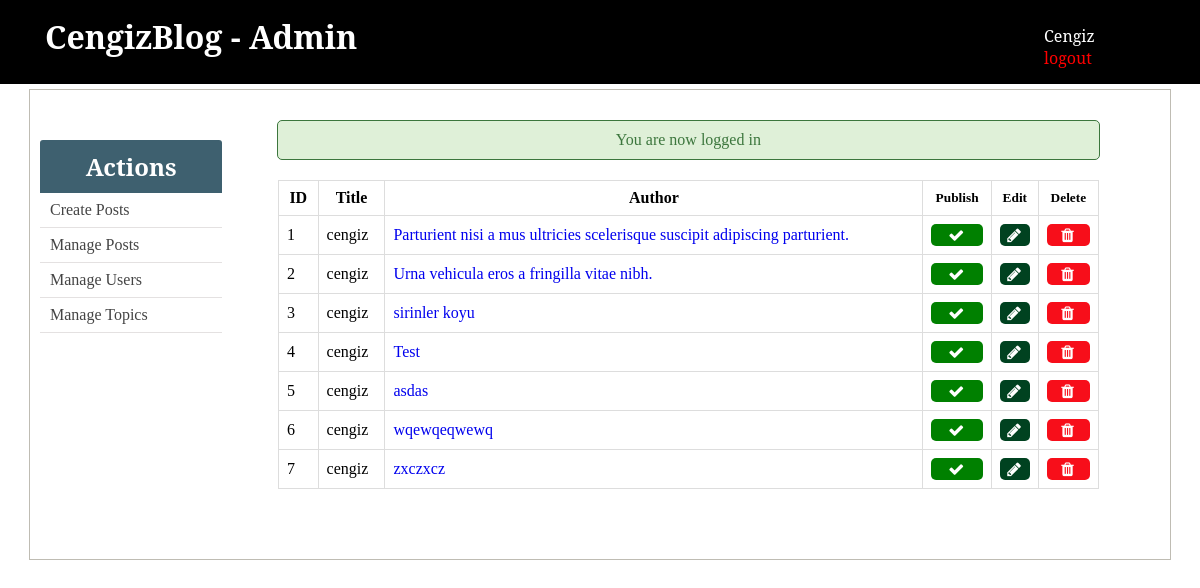
Screenshot of /admin/posts.php (signed in) with the database file from the repository.
### tables this page shows
CREATE TABLE `contents` (
  `id` int(11) NOT NULL,
  `user_id` int(11) DEFAULT NULL,
  `title` varchar(255) NOT NULL,
  `slug` varchar(255) NOT NULL,
  `image` varchar(255) NOT NULL,
  `body` text NOT NULL,
  `published` tinyint(1) NOT NULL,
  `created_at` timestamp NOT NULL DEFAULT current_timestamp() ON UPDATE current_timestamp()
);

### admin/apps/post_functions.php (called while the page is built, shortened)
<?php
function getAllPosts(){
        global $conn;
        if ($_SESSION['user']['admin'] == "Admin") {
                $sql = "SELECT * FROM contents";
        } elseif ($_SESSION['user']['admin'] == "User") {
                $user_id = $_SESSION['user']['id'];
                $sql = "SELECT * FROM contents WHERE user_id=$user_id";
        }
        $result = mysqli_query($conn, $sql);
        $posts = mysqli_fetch_all($result, MYSQLI_ASSOC);
        $final_posts = array();
        foreach ($posts as $post) {
                $post['author'] = getPostAuthorById($post['user_id']);
                array_push($final_posts, $post);
        }
        return $final_posts;
}
function getPostAuthorById($user_id)
{
        global $conn;
        $sql = "SELECT username FROM users WHERE id=$user_id";
        $result = mysqli_query($conn, $sql);
        if ($result) {
                return mysqli_fetch_assoc($result)['username'];
        }
        else {
                return null;
        }
}
?>

### admin/posts.php (the view, shortened to what this page needs)
<?php
include('../config.php');
include(ROOT_PATH . '/admin/apps/post_functions.php');
include(ROOT_PATH . '/admin/includes/head_part.php');
$posts = getAllPosts();
?>
</head>
<body>
        <?php include(ROOT_PATH . '/admin/includes/navbar.php') ?>
        <div class="container content">
                <?php include(ROOT_PATH . '/admin/includes/menu.php') ?>
                <div class="table-div"  style="width: 80%;">
                        <?php include(ROOT_PATH . '/includes/messages.php') ?>
                        <?php if (empty($posts)): ?>
                                <h1 style="text-align: center; margin-top: 20px;">No posts in the database.</h1>
                        <?php else: ?>
                                <table class="table">
                                                <thead>
                                                <th>ID</th>
                                                <th>Title</th>
                                                <th>Author</th>
                                                <?php if ($_SESSION['user']['admin'] == "Admin"): ?>
                                                        <th><small>Publish</small></th>
                                                <?php endif ?>
                                                <th><small>Edit</small></th>
                                                <th><small>Delete</small></th>
                                        </thead>
                                        <tbody>
                                        <?php foreach ($posts as $key => $post): ?>
                                                <tr>
                                                        <td><?php echo $key + 1; ?></td>
                                                        <td><?php echo $post['author']; ?></td>
                                                        <td>
                                                                <a   target="_blank"
                                                                href="<?php  echo BASE_URL . 'single_post.php?post-slug=' . $post['slug'] ?>">
                                                                        <?php echo $post['title']; ?>
                                                                </a>
                                                        </td>
                                                        <?php if ($_SESSION['user']['admin'] == "Admin" ): ?>
                                                                <td>
                                                                <?php if ($post['published'] == true): ?>
                                                                        <a class="fa fa-check btn unpublish"
                                                                                href="posts.php?unpublish=<?php echo $post['id'] ?>">
                                                                        </a>
                                                                <?php else: ?>
                                                                        <a class="fa fa-times btn publish"
                                                                                href="posts.php?publish=<?php echo $post['id'] ?>">
                                                                        </a>
                                                                <?php endif ?>
                                                                </td>
                                                        <?php endif ?>
                                                        <td>
                                                                <a class="fa fa-pencil btn edit"
                                                                        href="create_post.php?edit-post=<?php echo $post['id'] ?>">
                                                                </a>
                                                        </td>
                                                        <td>
                                                                <a  class="fa fa-trash btn delete"
                                                                        href="create_post.php?delete-post=<?php echo $post['id'] ?>">
                                                                </a>
                                                        </td>
                                                </tr>
                                        <?php endforeach ?>
                                        </tbody>
                                </table>
                        <?php endif ?>
                </div>
        </div>
</body>
</html>

### admin/includes/head_part.php (shortened to what this page needs)
<html>
<head>
<link rel="stylesheet" href="https://cdnjs.cloudflare.com/ajax/libs/font-awesome/4.7.0/css/font-awesome.min.css" />
<link rel="stylesheet" href="../css/dashboard.css">
</head>
</html>

### admin/includes/navbar.php
<div class="header">
        <div class="logo">
                <a href="<?php echo BASE_URL .'/admin/dashboard.php' ?>">
                        <h1>CengizBlog - Admin</h1>
                </a>
        </div>
        <div class="user-info">
                <span>Cengiz</span> &nbsp; &nbsp; <a href="<?php echo BASE_URL . '/logout.php'; ?>" class="logout-btn">logout</a>
        </div>
</div>

### admin/includes/menu.php
<div class="menu">
        <div class="card">
                <div class="card-header">
                        <h2>Actions</h2>
                </div>
                <div class="card-content">
                        <a href="<?php echo BASE_URL . '/admin/create_post.php' ?>">Create Posts</a>
                        <a href="<?php echo BASE_URL . '/admin/posts.php' ?>">Manage Posts</a>
                        <a href="<?php echo BASE_URL . '/admin/users.php' ?>">Manage Users</a>
                        <a href="<?php echo BASE_URL . '/admin/topics.php' ?>">Manage Topics</a>
                </div>
        </div>
</div>

### includes/messages.php (shortened to what this page needs)
<?php if (isset($_SESSION['message'])) : ?>
      <div class="message" >
        <p>
          <?php
                echo $_SESSION['message'];
          ?>
        </p>
      </div>
<?php endif ?>

### css/dashboard.css (style rules this page uses)
* { margin: 0px; padding: 0px; }
a { text-decoration: none; }
h1, h2, h3, h4, h5, h6 { font-family: 'Noto Serif', serif; }
table { border-collapse: collapse; width: 70%; margin: 20px auto; }
th, td { padding: 8px; text-align: left; border: 1px solid #ddd; }
th { text-align: center; }
.btn { color: white; background: #4E6166; text-align: center; border: none; border-radius: 5px; display: block; letter-spacing: .1em; padding: 13px 20px; text-decoration: none; }
.header { padding: 15px 45px; font-family: 'Noto Serif', serif; color: white; background: black; }
.header .logo { width: 50%; float: left; }
.header .logo h1 { color: white; }
.header .user-info { width: 10%; margin-top: 10px; float: right; }
.header .logout-btn { color: red; text-decoration: none; }
.header:after { content: ""; display: block; clear: both; }
.container { width: 95%; margin: 5px auto 50px; border: 1px solid #BFBCB3; padding: 10px 0px 50px; }
.container:after { content: ""; display: block; clear: both; }
.container.content .menu { width: 16%; float: left; padding: 40px 10px; }
.container.content .menu .card .card-header { padding: 10px; text-align: center; border-radius: 3px 3px 0px 0px; background: #3E606F; }
.container.content .menu .card .card-header h2 { color: white; }
.container.content .menu .card .card-content a { display: block; box-sizing: border-box; padding: 8px 10px; border-bottom: 1px solid #e4e1e1; color: #444; }
.table-div { float: left; width: 47%; }
.table-div .message { width: 90%; margin-top: 20px; }
.table-div table { width: 90%; }
.table-div a.fa { color: white; padding: 3px; }
.table-div .edit { background: #004220; }
.table-div .delete { background: #F70E1A; }
.table-div .unpublish { background: green; }
.message { width: 100%; margin: 0px auto; padding: 10px 0px; color: #3c763d; background: #dff0d8; border: 1px solid #3c763d; border-radius: 5px; text-align: center; }

### rows the page displays
contents: author "cengiz", title "Parturient nisi a mus ultricies scelerisque suscipit adipiscing parturient."
contents: author "cengiz", title "Urna vehicula eros a fringilla vitae nibh."
contents: author "cengiz", title "sirinler koyu"
contents: author "cengiz", title "Test"
contents: author "cengiz", title "asdas"
contents: author "cengiz", title "wqewqeqwewq"
contents: author "cengiz", title "zxczxcz"

### other values shown
$_SESSION['message'] "You are now logged in"
